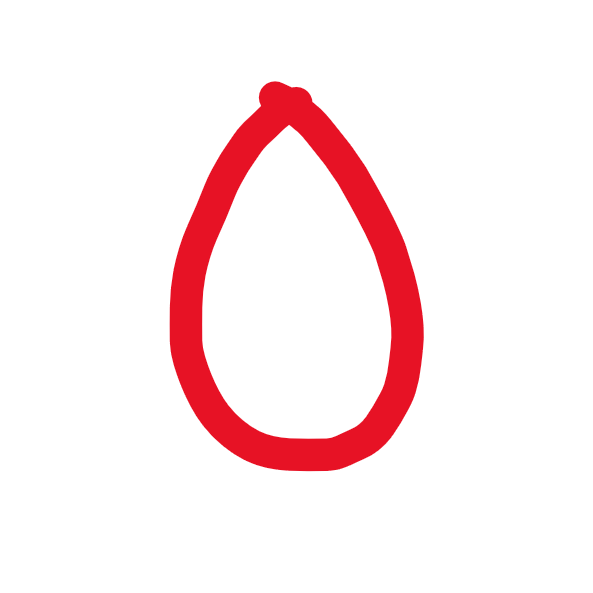
#> input picture data/so0_1.png, 593 x 593 px, found by its file name; its folder holds only this picture in this run
$ jupyter execute --allow-errors SVM.ipynb
#> lines starting #> are read from the running program, lines starting #| are printed output that depends on the picture
**Kết nối với Google Drive**

[cell 1]
from google.colab import drive
drive.mount('/content/gdrive')

**Tìm các siêu tham số tối ưu nhất cho thuật toán SVM**

[cell 2]
import os
import cv2
import numpy as np
from sklearn.model_selection import train_test_split
from sklearn.model_selection import GridSearchCV
from sklearn.svm import SVC

data = '/content/gdrive/MyDrive/data'

X = []
y = []

for img in os.listdir(data):
  filename = os.path.basename(img)
  if filename.endswith(".png"):
    img = cv2.imread(os.path.join(data, img), 0)
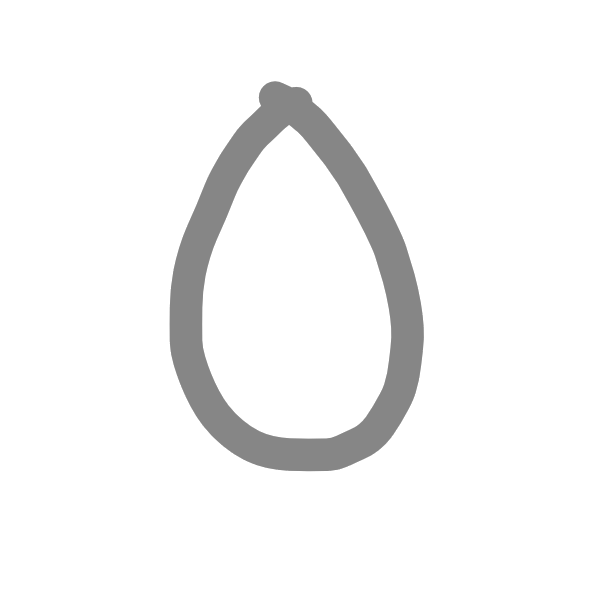
#> img: shape (593, 593); min 134, max 255, mean 244.8
    img = cv2.resize(img, (28, 28))
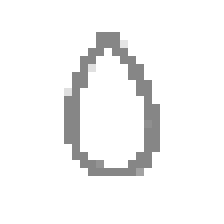
#> img: shape (28, 28) (shown 8 times larger); min 134, max 255, mean 244
    img = np.reshape(img, -1)
#> img = 784 values, max 255 at index 0, min 134 at index 124, mean 244
    if "_" in filename:
        label = int(filename.split("_")[0].split("so")[1])
    else:
        label = int(filename.split("so")[1].split(".png")[0])
    X.append(img)
    y.append(label)

#> (the rest of this cell did not finish here and is left out)

$ run again, on data/so0_202.png
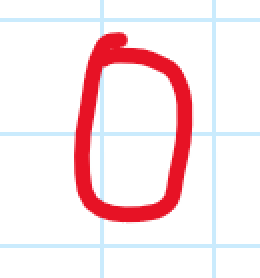
#> input picture data/so0_202.png, 130 x 139 px, found by its file name (shown 2 times larger)
#> `img = cv2.imread(os.path.join(data, img), 0)`:
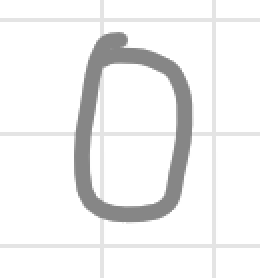
#> img: shape (139, 130) (shown 2 times larger); min 134, max 255, mean 240.6
#> `img = cv2.resize(img, (28, 28))`:
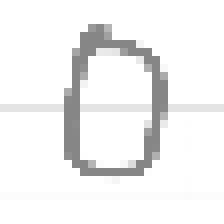
#> img: shape (28, 28) (shown 8 times larger); min 134, max 255, mean 241.4
#> `img = np.reshape(img, -1)`: img = 784 values, max 255 at index 0, min 134 at index 123, mean 241.4

$ run again, on data/so0_28.png
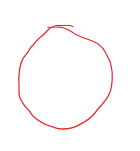
#> input picture data/so0_28.png, 140 x 151 px, found by its file name
#> `img = cv2.imread(os.path.join(data, img), 0)`:
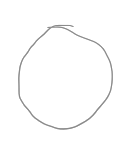
#> img: shape (151, 140); min 138, max 255, mean 252.5
#> `img = cv2.resize(img, (28, 28))`:
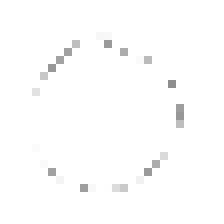
#> img: shape (28, 28) (shown 8 times larger); min 142, max 255, mean 252.9
#> `img = np.reshape(img, -1)`: img = 784 values, max 255 at index 0, min 142 at index 301, mean 252.9

$ run again, on data/so0_17.png
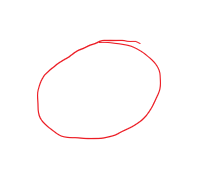
#> input picture data/so0_17.png, 200 x 177 px, found by its file name
#> `img = cv2.resize(img, (28, 28))`:
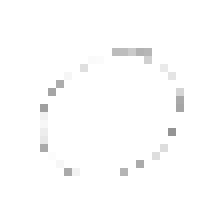
#> img: shape (28, 28) (shown 8 times larger); min 148, max 255, mean 253
#> `img = np.reshape(img, -1)`: img = 784 values, max 255 at index 0, min 148 at index 469, mean 253
